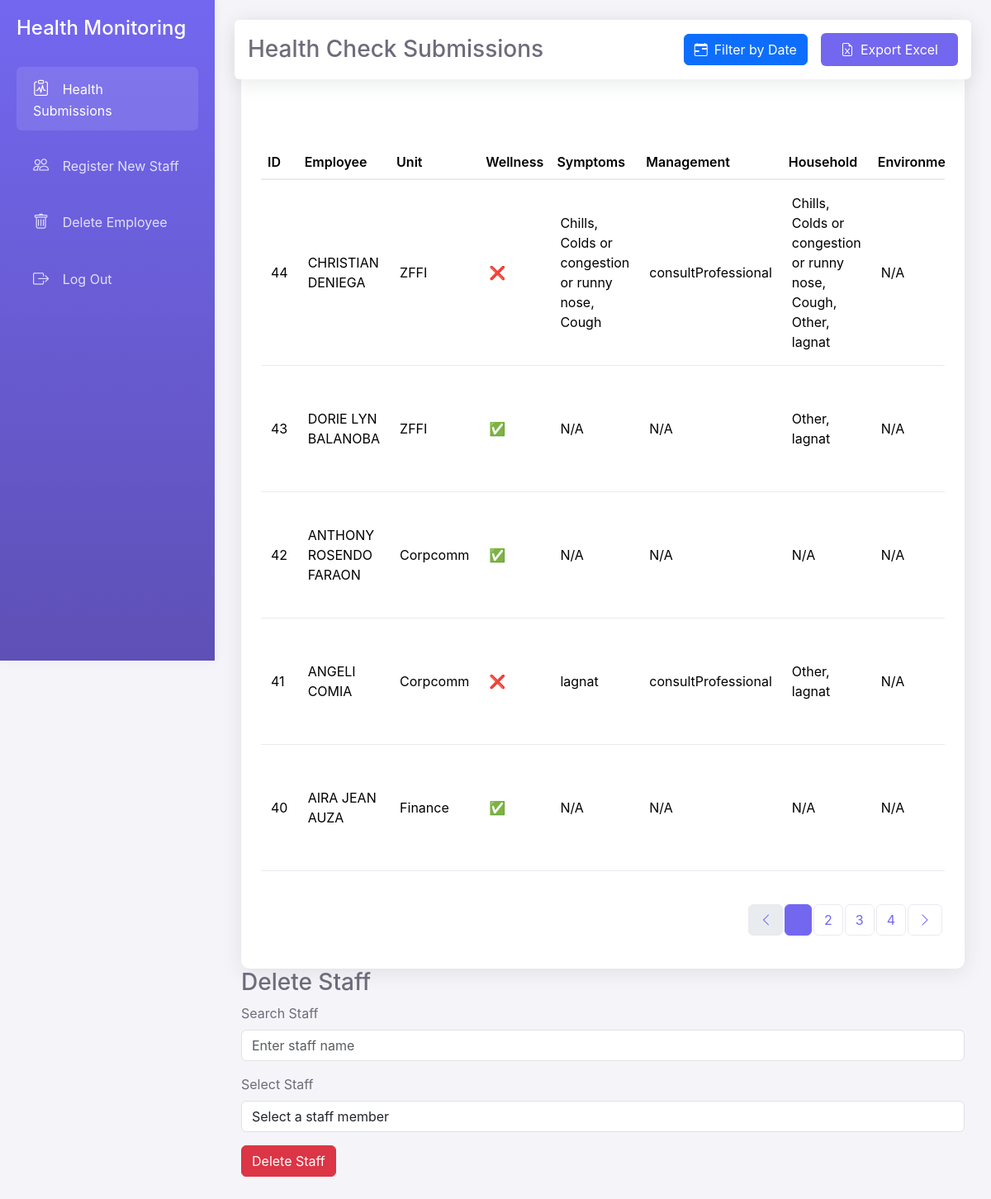
The page /admin.php (signed in) on the database its author committed.
### tables this page shows
CREATE TABLE `health_records` (
  `id` int(11) NOT NULL,
  `employee_name` varchar(255) NOT NULL,
  `unit` varchar(255) NOT NULL,
  `wellness_status` varchar(3) NOT NULL,
  `symptoms` text DEFAULT NULL,
  `symptoms_management` text DEFAULT NULL,
  `household_symptoms` varchar(3) NOT NULL,
  `household_symptoms_details` text DEFAULT NULL,
  `environmental_check` varchar(255) NOT NULL,
  `environmental_issues` text DEFAULT NULL,
  `mental_health_check` varchar(255) NOT NULL,
  `mental_health_support` text DEFAULT NULL,
  `current_status` varchar(255) NOT NULL,
  `submission_date` timestamp NOT NULL DEFAULT current_timestamp()
);

### admin.php (the view, shortened to what this page needs)
<?php
$servername = "127.0.0.1";
$username = "root";
$password = "";
$dbname = "employeedatabase";
$conn = new mysqli($servername, $username, $password, $dbname);
$start_date = isset($_GET['start_date']) ? $_GET['start_date'] : '';
$end_date = isset($_GET['end_date']) ? $_GET['end_date'] : '';
$valid_start = DateTime::createFromFormat('Y-m-d', $start_date) && DateTime::createFromFormat('Y-m-d', $start_date)->format('Y-m-d') === $start_date;
$valid_end = DateTime::createFromFormat('Y-m-d', $end_date) && DateTime::createFromFormat('Y-m-d', $end_date)->format('Y-m-d') === $end_date;
$where_clause = '';
$limit = 5;
$page = isset($_GET["page"]) ? (int)$_GET["page"] : 1;
$page = max($page, 1);
$start_from = ($page - 1) * $limit;
$total_records_query = "SELECT COUNT(*) FROM health_records" . $where_clause;
$total_records_result = $conn->query($total_records_query);
$total_records = $total_records_result->fetch_array()[0];
$total_pages = ceil($total_records / $limit);
$prev_page = max($page - 1, 1);
$next_page = min($page + 1, $total_pages);
$sql = "SELECT * FROM health_records" . $where_clause . " ORDER BY submission_date DESC LIMIT $start_from, $limit";
$result = $conn->query($sql);
?>
<!DOCTYPE html>
<html lang="en">
<head>
    <link href="https://cdn.jsdelivr.net/npm/bootstrap@5.3.2/dist/css/bootstrap.min.css" rel="stylesheet">
    <link href="https://cdn.jsdelivr.net/npm/bootstrap-icons@1.11.0/font/bootstrap-icons.css" rel="stylesheet">
    <link rel="stylesheet" href="https://cdn.jsdelivr.net/npm/flatpickr/dist/flatpickr.min.css">
    <link rel="stylesheet" href="https://cdn.jsdelivr.net/npm/sweetalert2@11/dist/sweetalert2.min.css">
    <link rel="stylesheet" href="admin.css">
</head>
<body>
    <div class="sidebar d-none d-md-block">
        <div class="sidebar-header mb-4">
            <h4 class="text-white">Health Monitoring</h4>
        </div>
        <nav class="nav flex-column">
            <a class="nav-link active" href="#" id="healthSubmissionsLink">
                <i class="bi bi-clipboard-pulse"></i>
                Health Submissions
            </a>
            <a class="nav-link" href="#" id="registerNewStaffLink">
                <i class="bi bi-people"></i>
                Register New Staff
            </a>
            <a class="nav-link" href="#" id="deleteStaffLink">
                <i class="bi bi-trash"></i>
                Delete Employee
            </a>
            <a class="nav-link" href="#" onclick="confirmLogout()">
                <i class="bi bi-box-arrow-right"></i>
                Log Out
            </a>
        </nav>
    </div>
    <div class="main-content">
        <div class="table-section" id="healthSubmissionsTable">
        <div class="header d-flex justify-content-between align-items-center rounded" id="healthSubmissionsHeader">
            <h3 class="mb-0">Health Check Submissions</h3>
            <div class="d-flex align-items-center gap-2">
                <button class="btn btn-primary me-2" id="dateFilterBtn">
                    <i class="bi bi-calendar-range me-2"></i>Filter by Date
                </button>
                <a href="?export=1<?= isset($_GET['start_date']) ? '&start_date=' . urlencode($_GET['start_date']) . '&end_date=' . urlencode($_GET['end_date']) : '' ?>" class="btn-export">
                    <i class="bi bi-file-earmark-excel"></i>
                    Export Excel
                </a>
            </div>
        </div>
            <div class="table-responsive">
                <table class="table table-hover">
                    <thead>
                        <tr>
                            <th>ID</th>
                            <th>Employee</th>
                            <th>Unit</th>
                            <th>Wellness</th>
                            <th>Symptoms</th>
                            <th>Management</th>
                            <th>Household</th>
                            <th>Environment</th>
                        </tr>
                    </thead>
                    <tbody>
                        <?php if ($result->num_rows > 0): ?>
                            <?php while($row = $result->fetch_assoc()): ?>
                            <tr>
                                <td><?= $row['id'] ?></td>
                                <td><?= $row['employee_name'] ?></td>
                                <td><?= $row['unit'] ?></td>
                                <td><?= $row['wellness_status'] == 'yes' ? '✅' : '❌' ?></td>
                                <td><?= $row['symptoms'] ?: 'N/A' ?></td>
                                <td><?= $row['symptoms_management'] ?: 'N/A' ?></td>
                                <td><?= $row['household_symptoms_details'] ?: 'N/A' ?></td>
                                <td><?= $row['environmental_issues'] ?: 'N/A' ?></td>
                            </tr>
                            <?php endwhile; ?>
                        <?php else: ?>
                            <tr>
                                <td colspan="12" class="text-center py-4">No records found</td>
                            </tr>
                        <?php endif; ?>
                    </tbody>
                </table>
            </div>
            <nav aria-label="Page navigation">
                <ul class="pagination justify-content-end mt-4">
                    <li class="page-item <?= ($page == 1) ? 'disabled' : '' ?>">
                        <a class="page-link" href="admin.php?page=<?= $prev_page ?><?= $valid_start && $valid_end ? "&start_date=$start_date&end_date=$end_date" : '' ?>">
                            <i class="bi bi-chevron-left"></i>
                        </a>
                    </li>
                    <?php
                    $start_page = max(1, $page - 2);
                    $end_page = min($total_pages, $page + 2);
                    for ($i = $start_page; $i <= $end_page; $i++) {
                        $active = ($i == $page) ? 'active' : '';
                        echo "<li class='page-item $active'>
                                <a class='page-link' href='admin.php?page=$i".($valid_start && $valid_end ? "&start_date=$start_date&end_date=$end_date" : '')."'>$i</a>
                              </li>";
                    }
                    if ($end_page < $total_pages) {
                        echo '<li class="page-item"><a class="page-link" href="admin.php?page='.$total_pages.($valid_start && $valid_end ? "&start_date=$start_date&end_date=$end_date" : '').'">'.$total_pages.'</a></li>';
                    }
                    ?>
                    <li class="page-item <?= ($page == $total_pages) ? 'disabled' : '' ?>">
                        <a class="page-link" href="admin.php?page=<?= $next_page ?><?= $valid_start && $valid_end ? "&start_date=$start_date&end_date=$end_date" : '' ?>">
                            <i class="bi bi-chevron-right"></i>
                        </a>
                    </li>
                </ul>
            </nav>
        </div>
        <div class="delete-staff-section" id="deleteStaffSection">
            <h3>Delete Staff</h3>
            <form id="deleteStaffForm" method="post">
                <div class="mb-3">
                    <label for="searchStaff" class="form-label">Search Staff</label>
                    <input type="text" class="form-control" id="searchStaff" name="searchStaff" placeholder="Enter staff name">
                </div>
                <div class="mb-3">
                    <label for="staffList" class="form-label">Select Staff</label>
                    <select class="form-control" id="staffList" name="staffList" required>
                        <option value="">Select a staff member</option>
                    </select>
                </div>
                <button type="submit" class="btn btn-danger" name="deleteStaff">Delete Staff</button>
            </form>
        </div>
    </div>
</body>
</html>

### admin.css (style rules this page uses)
:root { --primary: #7367f0; --secondary: #a8a5d6; --success: #28c76f; --danger: #ea5455; --warning: #ff9f43; --info: #00cfe8; --dark: #4b4b4b; --light: #f6f6f9; --white: #fff; }
body { font-family: 'Inter', sans-serif; background-color: #f5f5f9; color: #6e6b7b; }
.sidebar { width: 260px; height: 100vh; position: fixed; background: linear-gradient(180deg, var(--primary) 0%, #5e50b5 100%); padding: 20px; color: var(--white); box-shadow: 0 0 15px rgba(0,0,0,0.05); }
.sidebar .nav-link { color: rgba(255,255,255,0.8); padding: 12px 20px; margin: 8px 0; border-radius: 6px; transition: all 0.3s; }
.sidebar .nav-link.active, .sidebar .nav-link:hover { background: rgba(255,255,255,0.1); color: var(--white); }
.sidebar .nav-link i { margin-right: 12px; font-size: 1.2rem; }
.main-content { margin-left: 260px; padding: 2rem; }
.header { background: var(--white); padding: 1rem; margin: -2rem -2rem 2rem; box-shadow: 0 4px 24px 0 rgba(34,41,47,.1); }
.table-section { background: var(--white); border-radius: 10px; box-shadow: 0 4px 24px 0 rgba(34,41,47,.1); padding: 1.5rem; }
.table { color: #6e6b7b; }
.table thead { background: #f8f8f8; }
.table th { font-weight: 600; border-bottom: 2px solid #ebe9f1 !important; }
.table td { border-color: #ebe9f1 !important; vertical-align: middle; padding: 1rem 0.75rem; }
.btn-export { background: var(--primary); color: var(--white); padding: 0.5rem 1.5rem; border-radius: 6px; transition: all 0.3s; text-decoration: none; display: inline-flex; align-items: center; gap: 8px; }
.pagination .page-link { border-color: #ebe9f1; color: var(--primary); margin: 0 3px; border-radius: 6px !important; }
.pagination .page-item.active .page-link { background: var(--primary); border-color: var(--primary); }
.bi-box-arrow-right { font-size: 1.2rem; margin-right: 12px; }

### rows shown on the page
health_records: id "44", employee_name "CHRISTIAN DENIEGA", unit "ZFFI", symptoms "Chills, Colds or congestion or runny nose, Cough", symptoms_management "consultProfessional", household_symptoms_details "Chills, Colds or congestion or runny nose, Cough, Other, lagnat", environmental_issues "N/A"
health_records: id "43", employee_name "DORIE LYN BALANOBA", unit "ZFFI", symptoms "N/A", symptoms_management "N/A", household_symptoms_details "Other, lagnat", environmental_issues "N/A"
health_records: id "42", employee_name "ANTHONY ROSENDO FARAON", unit "Corpcomm", symptoms "N/A", symptoms_management "N/A", household_symptoms_details "N/A", environmental_issues "N/A"
health_records: id "41", employee_name "ANGELI COMIA", unit "Corpcomm", symptoms "lagnat", symptoms_management "consultProfessional", household_symptoms_details "Other, lagnat", environmental_issues "N/A"
health_records: id "40", employee_name "AIRA JEAN AUZA", unit "Finance", symptoms "N/A", symptoms_management "N/A", household_symptoms_details "N/A", environmental_issues "N/A"

### other values the page prints
$total_pages "4"
